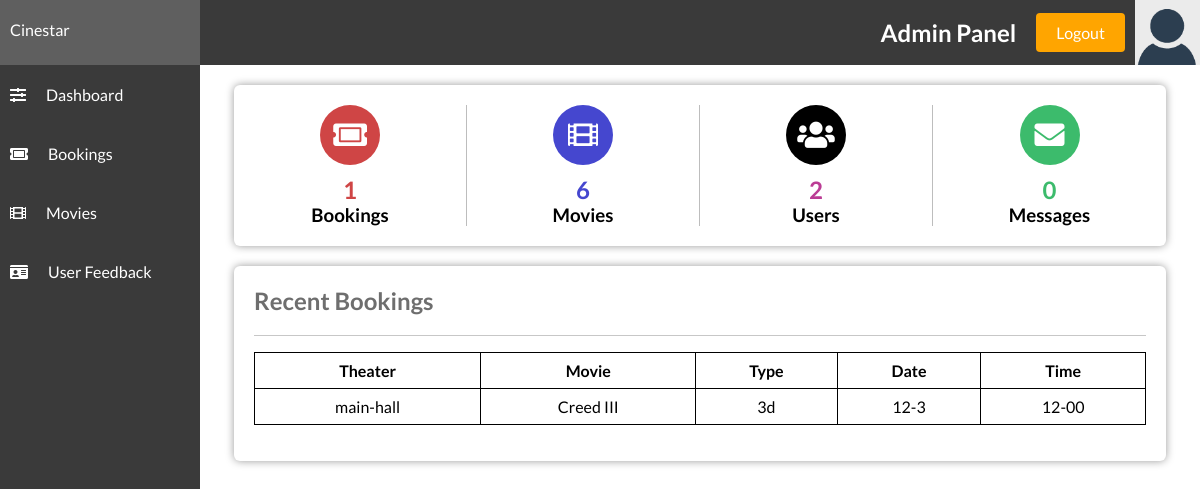
/admin/admin.php (signed in), run on the app's committed database.
### tables this page shows
CREATE TABLE `orders` (
  `id` int(11) NOT NULL,
  `theater` varchar(45) NOT NULL,
  `movieId` int(11) NOT NULL,
  `movieType` varchar(45) DEFAULT NULL,
  `date` varchar(45) DEFAULT NULL,
  `timeslot` varchar(45) DEFAULT NULL,
  `userId` int(11) NOT NULL
);

CREATE TABLE `movietable` (
  `movieID` int(11) NOT NULL,
  `movieImg` varchar(150) NOT NULL,
  `movieTitle` varchar(100) NOT NULL,
  `movieGenre` varchar(50) NOT NULL,
  `movieDuration` int(11) NOT NULL,
  `movieRelDate` date NOT NULL,
  `movieDirector` varchar(50) NOT NULL,
  `movieActors` varchar(150) NOT NULL
);

### admin/admin.php (the view, shortened to what this page needs)
<?php
include "config.php";
?>
<!DOCTYPE html>
<html lang="en">
<head>
    <link rel="stylesheet" href="../style/styles.css">
    <link rel="stylesheet" href="https://use.fontawesome.com/releases/v5.7.2/css/all.css">
</head>
<body>
    <?php
    $sql = "SELECT * FROM orders";
    $bookingsNo = mysqli_num_rows(mysqli_query($con, $sql));
    $messagesNo = mysqli_num_rows(mysqli_query($con, "SELECT * FROM feedbacktable"));
    $moviesNo = mysqli_num_rows(mysqli_query($con, "SELECT * FROM movietable"));
    $userNo = mysqli_num_rows(mysqli_query($con, "SELECT * FROM users"));
    ?>
    <?php include('header.php'); ?>
    <div class="admin-container">
        <?php include('sidebar.php'); ?>
        <div class="admin-section admin-section2">
            <div class="admin-section-column">
                <div class="admin-section-panel admin-section-stats">
                    <div class="admin-section-stats-panel">
                        <i class="fa fa-ticket-alt" style="background-color: #cf4545"></i>
                        <h2 style="color: #cf4545"><?php echo $bookingsNo ?></h2>
                        <h3>Bookings</h3>
                    </div>
                    <div class="admin-section-stats-panel">
                        <i class="fas fa-film" style="background-color: #4547cf"></i>
                        <h2 style="color: #4547cf"><?php echo $moviesNo ?></h2>
                        <h3>Movies</h3>
                    </div>
                    <div class="admin-section-stats-panel">
                        <i class="fas fa-users" style="background-color: #000000"></i>
                        <h2 style="color: #bb3c95"><?php echo $userNo ?></h2>
                        <h3>Users</h3>
                    </div>
                    <div class="admin-section-stats-panel" style="border: none">
                        <i class="fas fa-envelope" style="background-color: #3cbb6c"></i>
                        <h2 style="color: #3cbb6c"><?php echo $messagesNo ?></h2>
                        <h3>Messages</h3>
                    </div>
                </div>
                <div class="admin-section-panel admin-section-panel1">
                    <div class="admin-panel-section-header">
                        <h2>Recent Bookings</h2>
                    </div>
                    <div class="admin-panel-section-content">
                        <table class="admin-table" id="dataTable" width="100%" cellspacing="0">
                            <tr>
                                <th>Theater</th>
                                <th>Movie</th>
                                <th>Type</th>
                                <th>Date</th>
                                <th>Time</th>
                            </tr>
                            <tbody>
                                <?php
                                $select = "SELECT o.*, m.movieTitle FROM orders o join movietable m on (o.movieId = m.movieID)";
                                $run = mysqli_query($con, $select);
                                while ($row = mysqli_fetch_row($run)) {
                                    echo '<tr>';
                                        echo '<td>'.$row[1].'</td>';
                                        echo '<td>'.$row[7].'</td>';
                                        echo '<td>'.$row[3].'</td>';
                                        echo '<td>'.$row[4].'</td>';
                                        echo '<td>'.$row[5].'</td>';
                                    echo '</tr>';
                                }
                                ?>
                            </tbody>
                        </table>
                    </div>
                </div>
            </div>
        </div>
    </div>
</body>
</html>

### style/styles.css (style rules this page uses)
* { margin: 0; padding: 0; box-sizing: border-box; font-family: "Lato", sans-serif; text-decoration: none; color: unset; }
.admin-container { display: grid; grid-template-columns: 1fr 5fr; }
.admin-section2 { display: flex; flex-wrap: wrap; padding: 0 4px; }
.admin-section-column { flex: 100%; max-width: 100%; padding: 0 30px; }
.admin-section-panel { width: 100%; vertical-align: middle; background-color: #fff; -webkit-border-radius: 6px; -moz-border-radius: 6px; border-radius: 6px; -webkit-box-shadow: 0px 0px 9px 0px rgba(0, 0, 0, 0.4); -moz-box-shadow: 0px 0px 9px 0px rgba(0, 0, 0, 0.4); box-shadow: 0px 0px 9px 0px rgba(0, 0, 0, 0.4); padding: 20px; margin: 20px 0; }
.admin-panel-section-header { display: flex; align-items: center; justify-content: flex-start; padding-bottom: 20px; border-bottom: #c7c7c7 1px solid; }
.admin-panel-section-header > h2 { color: #6e6e6e; }
.admin-section-stats { display: flex; padding: 20px 0; }
.admin-section-stats-panel { flex: 25%; max-width: 25%; text-align: center; border-right: #bdbdbd 1px solid; }
.admin-section-stats-panel > i { font-size: 30px; color: white; height: 60px; width: 60px; border-radius: 50%; line-height: 60px; transition: all 0.5s ease; margin-bottom: 10px; }
.admin-panel-section-content { margin: 1em 0; }
.admin-table { border-collapse: collapse; width: 100%; margin-top: 1em; font-size: 1em; }
.admin-table th, .admin-table td { border: 1px solid black; padding: 0.5em; text-align: center; }

### data on the page
orders: theater "main-hall", movieId.movieTitle "Creed III", movieType "3d", date "12-3", timeslot "12-00"

### other printed values
$bookingsNo "1"
$moviesNo "6"
$userNo "2"
$messagesNo "0"
